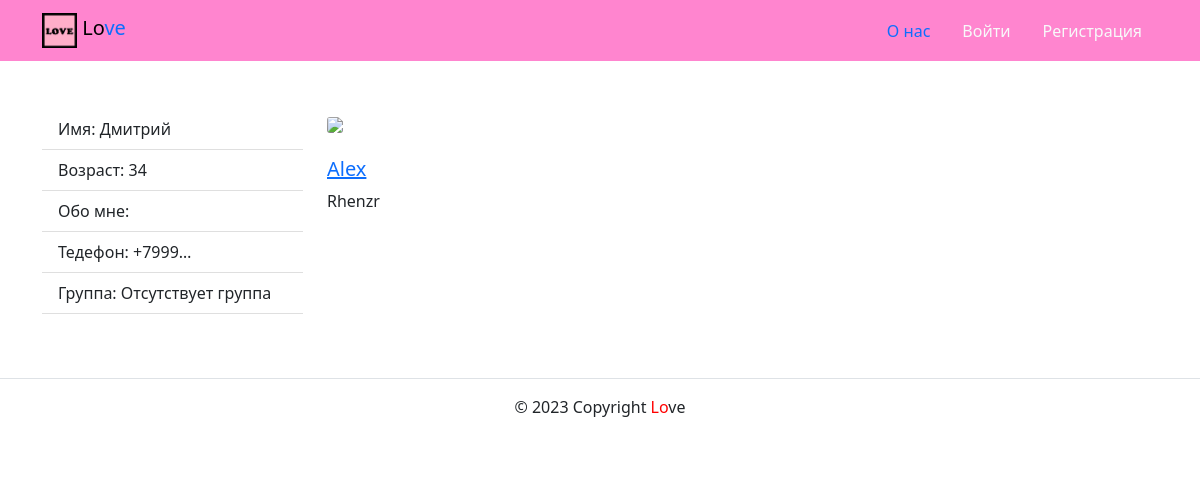
Page /profiles/1/ on the earlier database version.
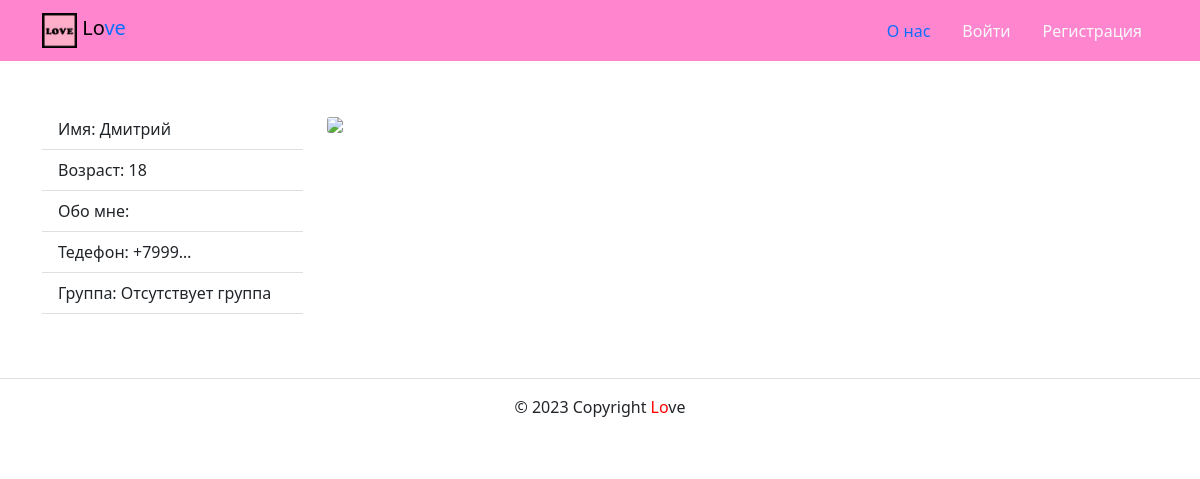
Same page on the later database version.
### profiles/models.py (models this page shows, shortened)
class User(AbstractUser):
    phone = PhoneNumberField(null=False, unique=True)
    image = models.ImageField(
        upload_to='profiles/',
        blank=True,
        verbose_name='Фото профиля',
    )
    description = models.TextField(
        blank=True, verbose_name='Описание анкеты'
    )
    year = models.PositiveSmallIntegerField(
        db_index=True,
        validators=[MaxValueValidator(date.today().year - 18)],
        verbose_name='Год рождения',
        default=date.today().year - 18
    )
    city = models.CharField(
        max_length=16,
        choices=CHOICES,
        default='Vladivostok',
        verbose_name='Город проживания',
    )
    sex = models.CharField(
        max_length=1,
        choices=CHOICES_SEX,
        default='Male',
        verbose_name='Пол',
    )
    category = models.ForeignKey(
        Category, null=True,
        on_delete=models.SET_NULL,
        verbose_name='Категория',
        related_name='users'
    )
    USERNAME_FIELD = 'phone'
    REQUIRED_FIELDS = ['username', 'year', 'sex', 'city']
    class Meta:
        verbose_name = 'Профайл'
        verbose_name_plural = 'Профайлы'

class Comment(models.Model):
    profile = models.ForeignKey(
        settings.AUTH_USER_MODEL,
        on_delete=models.CASCADE,
        related_name="comments",
        verbose_name="Комментатор",
        help_text="Автор коммента",
    )
    author = models.ForeignKey(
        settings.AUTH_USER_MODEL,
        on_delete=models.CASCADE,
        related_name="comment",
        verbose_name="Автор",
        help_text="Автор анкеты",
    )
    text = models.TextField(
        verbose_name="Комментарий",
        help_text="Текст комментария", )
    created = models.DateTimeField(
        auto_now_add=True,
        verbose_name="Дата размещения",
        help_text="Дата размещения комментария",
    )

### profiles/views.py (the view)
# urls.py: path('profiles/<int:profile_id>/', views.profile_detail,
def profile_detail(request, profile_id):
    template = 'profiles/profile_detail.html'
    profile = get_object_or_404(User.objects.select_related('category'),
                                id=profile_id)
    comments = Comment.objects.filter(profile_id=profile_id)
    age = get_age(profile_id)
    form = CommentForm(request.FILES or None)
    author = get_object_or_404(User, id=profile_id)
    following = False
    if request.user.is_authenticated and author != request.user:
        following = author.following.filter(user=request.user).exists()
    context = {
        "profile": profile,
        "form": form,
        "comments": comments,
        'age': age,
        'following': following
    }
    return render(request, template, context)

### core/context_processors/year.py (called while the page is built)
def year(request,*args):
    datetime_now = datetime.datetime.now()
    return {
        "year": datetime_now.year,
    }

### profiles/views.py (called while the page is built)
def get_age(args):
    born = User.objects.get(id=args)
    age = datetime.datetime.now().year - born.year
    return age

### templates/profiles/profile_detail.html (shortened to what this page needs)
{% extends 'base.html' %}
{% load thumbnail %}
{% block content %}
  <div class="row">
    <aside class="col-12 col-md-3">
      <ul class="list-group list-group-flush">
        <li class="list-group-item">
          {% if profile.first_name %}
            Имя: {{ profile.first_name }}
          {% else %}
            Имя: {{ profile.username }}
          {%endif%}
        </li>
        <li class="list-group-item">
          Возраст: {{ age  }}
        </li>
        <li class="list-group-item">
          Обо мне: {{ profile.description  }}
        </li>
        <li class="list-group-item">
          Тедефон: {{ profile.phone|truncatechars:6  }}
        </li>
        {% if profile.category  %}
          <li class="list-group-item">
            Группа: {{profile.category}}
            <a
                    href="{% url 'profiles:category_profiles' profile.category.slug %}">
              все записи группы
            </a>
          </li>
        {% else %}
          <li class="list-group-item">
            Группа: Отсутствует группа
          </li>
        {% endif %}
        <li class="list-group-item">
        </li>
      </ul>
    </aside>
    <div class="col-12 col-sm-12 col-md-6 col-lg-6 col-xl-6">
        {% thumbnail profile.image "960x339" crop="center" upscale=True as im %}
           <img class="card-img my-2" src="{{ im.url }}">
        {% endthumbnail %}
        {% include 'includes/comments.html' %}
    </div>
  </div>
{% endblock %}

### templates/base.html (shortened to what this page needs)
{% load static %}
<!DOCTYPE html>
  <html lang="ru">
    {% include 'includes/head.html' %}
    </head>
    <body>
      {% include 'includes/header.html' %}
        <main>
          <div class="container py-5">
            {% block content %}
            {% endblock %}
          </div>
        </main>
      {% include 'includes/footer.html' %}
    </body>
  </html>

### templates/includes/head.html (shortened to what this page needs)
{% load static %}
  <link rel="stylesheet" href="{% static 'css/bootstrap.min.css' %}">

### templates/includes/header.html
{% load static %}
<header>
  <nav class="navbar navbar" style="background-color: #ff85cf">
    <div class="container">
      <a class="navbar-brand" href="{% url 'profiles:index' %}">
        <img src="{% static 'img/logo.png' %}" width="35" height="35"
             class="d-inline-block align-top" alt="">
        <span style="color:black">Lo</span>ve
      </a>
      {% with request.resolver_match.view_name as view_name %}
        <ul class="nav nav-pills" >
          <li class="nav-item">
            <a
                    class="nav-link {% if view_name  == 'about:author' %}active{% endif %}" href="{% url 'about:about' %}">О нас</a>
          </li>
          {% if user.is_authenticated %}
          <li class="nav-item">
            <a class="nav-link link-light {% if view_name  == 'users:profile_change_form' %}active{% endif %}" href="{%url 'users:profile_change_form' %}">Изменить профиль</a>
          </li>
          <li class="nav-item">
            <a class="nav-link link-light {% if view_name  == 'users:password_change_form' %}active{% endif %}" href="{%url 'users:password_change_form' %}">Изменить пароль</a>
          </li>
          <li class="nav-item">
            <a class="nav-link link-light {% if view_name  == 'users:logout' %}active{% endif %}" href="{% url 'users:logout' %}">Выйти
            </a>
          </li>
          <li class="nav-item" style="display:inline-block">
            Пользователь: {{ user.username }}
          <li>
          {% else %}
          <li class="nav-item">
            <a class="nav-link link-light {% if view_name  == 'users:login' %}active{% endif %}" href="{% url 'users:login' %}"
            >Войти</a>
          </li>
          <li class="nav-item">
            <a class="nav-link link-light {% if view_name  == 'users:signup' %}active{% endif %}" href="{% url 'users:signup' %}">
              Регистрация</a>
          </li>
          {% endif %}
        </ul>
      {% endwith %}
    </div>
  </nav>
</header>

### templates/includes/comments.html (shortened to what this page needs)
{% load user_filters %}
{% for comment in comments %}
  <div class="media mb-4">
    <div class="media-body">
      <h5 class="mt-0">
        <a href="{% url 'profiles:profile_detail' profile.id %}">
          {{ comment.author.username }}
        </a>
      </h5>
        <p>
         {{ comment.text }}
        </p>
      </div>
    </div>
{% endfor %}

### templates/includes/footer.html
<footer class="border-top text-center py-3">
  <p>© {{ year }} Copyright <span style="color:red">Lo</span>ve</p>
</footer>

Differences in the rows shown:
removed Comment: author.username "Alex", text "Rhenzr"
Other differences:
{{ age }}: "34" → "18"
